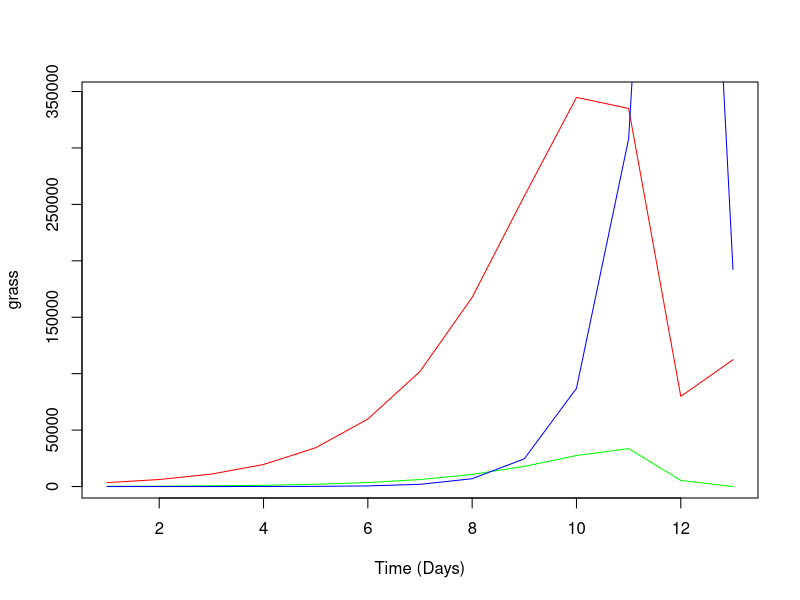

R code for this plot:
#simulaton_length
days <- 3*365

#Parameters
o2_level <- 0.16
temperature <- 22
rain <- 22
daytime_hours <- 12

#Plants and animals can be franctions meaning eg. junger animals

#Plants
grass <- c(3500) #let's start with 1 ton of grass
grass_preferred_temp <- 25
#Grazers
cow=c(200)
cow_preferred_temp <- 24
#Predators
wolf=c(1)
wolf_preferred_temp <- 18

#time flies
for (time in 2:days)
{
  #plant growth
  grass <- append(grass, (grass[time-1] + grass[time-1]*o2_level*dnorm(temperature, mean=grass_preferred_temp, sd=5)*(rain/100)*(daytime_hours*100)))

  #cows live and eat grass
  #a cow needs 20kg of grass a day
  if (grass[time] < 20*(cow[time-1]+1)){ #if there is not enough grass for at leat one more cow
    #if there is enough grass for every cow
    if (grass[time] >= 20*cow[time-1]){
      cow <- append(cow, cow[time-1]) #number of cows remain the same
      grass[time] <- grass[time] - 20*cow[time]
    }
    else{ #not enough grass for every cows
      cow <- append(cow, grass[time]/20) #only that many cows remains that has enough food
      grass[time] <- grass[time] - 20*cow[time]
    }
  }
  else{ #if there is enough grass
    cow <- append(cow, cow[time-1]*(1+20*dnorm(temperature, mean=cow_preferred_temp, sd=10)))
    grass[time] <- grass[time] - 20*cow[time]
  }
  
  #wolf live and hunt
  #a wolf needs a quarter cow every 5th day let it be 1/20 cows per day
  if (cow[time] < (1/20)*(wolf[time-1]+1)){ #if there is not enough cow for at leat one more wolf
    #if there is enough cow for every wolf
    if (cow[time] >= (1/20)*wolf[time-1]){
      wolf <- append(wolf, wolf[time-1]) #number of wolves remain the same
      cow[time] <- cow[time] - (1/20)*cow[time]
    }
    else{ #not enough cow for every wolves
      wolf <- append(wolf, cow[time]/(1/20)) #only that many wolves remain that has enough food
      cow[time] <- cow[time] - (1/20)*wolf[time]
    }
  }
  else{ #if there is enough cow
    wolf <- append(wolf, wolf[time-1]*(1+98.915*dnorm(temperature, mean=wolf_preferred_temp, sd=15)))
    cow[time] <- cow[time] - (1/20)*wolf[time]
  }
  
if (grass[time] < 1) {
  cat("no more grass at", time)
  break}
else if (cow[time] < 1) {
  cat("no more cow at", time)
  break}
else if (wolf[time] < 1) {
  cat("no more wolves at ", time)
}
  
} #end of time, the world and everything


#Plot
plot(grass, type='l', col='red', xlab='Time (Days)')
lines(cow, col='green')
lines(wolf, col='blue')